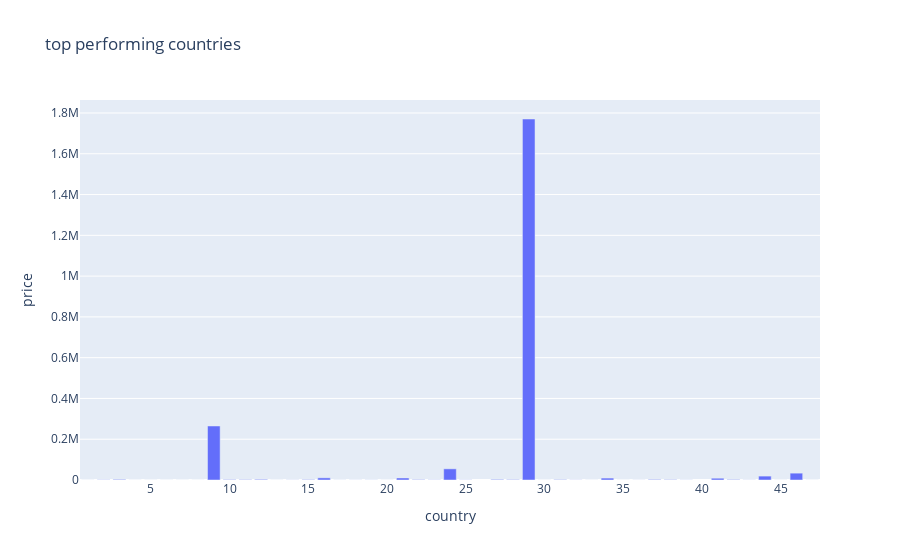

This figure's notebook cell:
### Code cell
# countries vs order
country_order_df = data[data['price_2']==2].groupby('country')['price'].sum().reset_index()
country_order_df.sort_values(by = 'price', ascending= False, inplace= True)
sorted_countries = country_order_df['country'].tolist()
# country_order_df.head()
fig = px.bar(
    country_order_df,
    x = 'country',
    y = 'price',
    title = 'top performing countries',
    category_orders= {'country' : sorted_countries}
)

fig.show()

### Figure 1 — Plotly figure (JSON) as saved in the notebook; plotly's stock layout.template omitted (floating-point values rounded to 4 significant figures)
{"data": [{"hovertemplate": "country=%{x}<br>price=%{y}<extra></extra>", "legendgroup": "", "marker": {"color": "#636efa", "pattern": {"shape": ""}}, "name": "", "orientation": "v", "showlegend": false, "textposition": "auto", "type": "bar", "x": [29, 9, 24, 46, 44, 16, 21, 34, 41, 12, 3, 27, 37, 42, 10, 28, 15, 22, 31, 11, 38, 2, 23, 25, 32, 43, 14, 39, 19, 18, 17, 36, 7, 20, 47, 5, 30, 6, 45, 33, 13, 4, 1, 8, 35], "xaxis": "x", "y": [1770555, 264897, 54730, 33605, 19107, 10547, 9930, 9388, 8741, 3111, 2892, 2836, 2663, 2403, 2046, 1986, 1961, 1956, 1801, 1713, 1670, 961, 785, 678, 531, 497, 469, 423, 417, 307, 223, 178, 160, 136, 109, 104, 84, 76, 63, 61, 43, 38, 28, 23, 23], "yaxis": "y"}], "layout": {"barmode": "relative", "legend": {"tracegroupgap": 0}, "title": {"text": "top performing countries"}, "xaxis": {"anchor": "y", "categoryarray": [29, 9, 24, 46, 44, 16, 21, 34, 41, 12, 3, 27, 37, 42, 10, 28, 15, 22, 31, 11, 38, 2, 23, 25, 32, 43, 14, 39, 19, 18, 17, 36, 7, 20, 47, 5, 30, 6, 45, 33, 13, 4, 1, 8, 35], "categoryorder": "array", "domain": [0, 1], "title": {"text": "country"}}, "yaxis": {"anchor": "x", "domain": [0, 1], "title": {"text": "price"}}}}
